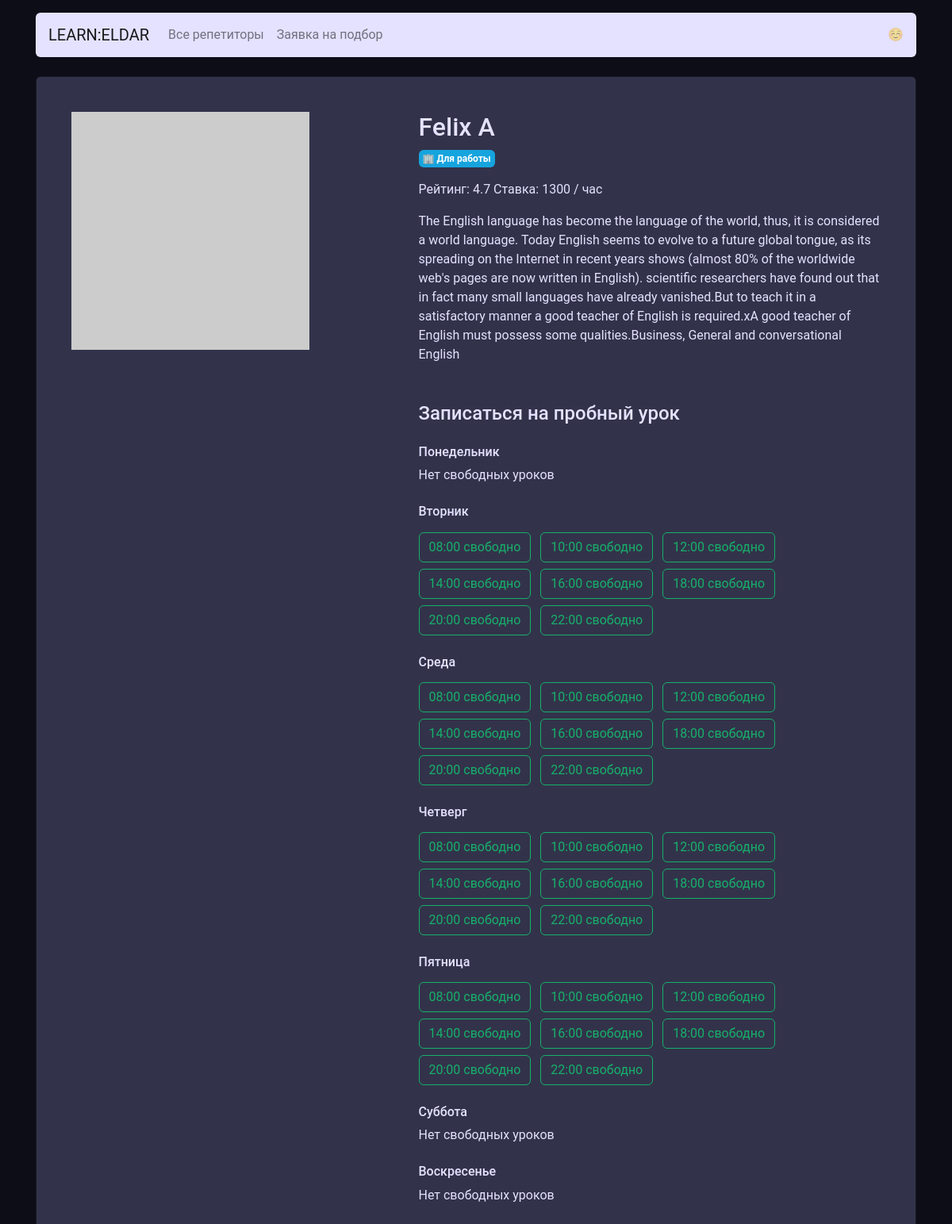
The page /profile/3 on the database its author committed.
### app.py (models this page shows)
class Teachers(db.Model):
    __tablename__ = 'teachers'
    id = db.Column('ID', db.Integer, primary_key=True)
    name = db.Column('Name', db.String)
    about = db.Column('About', db.String)
    rating = db.Column('Rating', db.Float)
    picture = db.Column('Picture', db.String)
    price = db.Column('Price', db.Integer)
    schedule = db.relationship('Schedule', backref='teacher')
    goals = db.relationship('Goals', secondary=teacher_goals_association, backref='teacher')
    booking = db.relationship('Booking', backref='teacher')

class Goals(db.Model):
    __tablename__ = 'goals'
    id = db.Column('ID', db.Integer, primary_key=True)
    goal_slug = db.Column('Goal slug', db.String)
    goal_text = db.Column('Goal text', db.String)

class Schedule(db.Model):
    __tablename__ = 'schedule'
    id = db.Column('ID', db.Integer, primary_key=True)
    week_day = db.Column('Week Day', db.String)
    timing = db.Column('Timing', db.String)
    teacher_id = db.Column('Teacher ID', db.Integer, db.ForeignKey('teachers.ID', ondelete='CASCADE'))

### app.py (the view)
@app.route('/profile/<int:id>')
def profiles_render(id):
    teacher_slots = db.session.query(Schedule).filter(Schedule.teacher_id == id).all()
    slots = {'mon': [], 'tue': [], 'wed': [], 'thu': [], 'fri': [], 'sat': [], 'sun': []}
    teacher_id = db.session.query(Teachers).get_or_404(id)
    for i in teacher_slots:
        slots[i.week_day].append(i.timing)
    return render_template('profile.html',
                           teacher=teacher_id,
                           teacher_slots=slots,
                           goals=goals,
                           week_days=week_days)

### templates/profile.html
{% extends 'base.html' %} {% block body %}
  <main class="container mt-3">
    <div class="card my-4 mx-auto">
      <div class="card-body m-2 m-md-4">
        <article class="row">
          <div class="col-5"><img src="{{ teacher.picture }}" class="img-fluid" alt=""></div>
          <div class="col-7">
            <section class="teacher=info">
              <h1 class="h2">{{ teacher.name }}</h1>
              <p>
                {% for badge in teacher.goals %}
                  <span class="badge badge-secondary mr-2" style="padding: 5px">
                {{ badge.goal_text }}
                  </span>
                {% endfor %}
              </p>
                <p>Рейтинг: {{ teacher.rating }} Ставка: {{ teacher.price }} / час</p>
                <p>{{ teacher.about }}</p>
            </section>
            <section class="available">
              <h4 class="mb-4 mt-5">Записаться на пробный урок</h4>
              {% for key, value in teacher_slots.items() %}
                <h6 class="mt-4">{{ week_days[key] }}</h6>
              {% if value | length == 0 %}
                <p>Нет свободных уроков</p>
              {% else %}
              {% for slot in value | sort %}
                <a href="/booking/{{teacher.id}}/{{ key }}/{{ slot | replace(':','-') }}"
                   class="btn btn-outline-success mr-2"
                   style="margin-top: 8px">{{ slot }} свободно</a>
              {% endfor %}
              {% endif %}
              {% endfor %}
            </section>
          </div>
        </article>
      </div>
    </div>
  </main>
{% endblock %}

### rows shown on the page
Teachers: name "Felix A", rating "4.7", price "1300", about "The English language has become the language of the world, thus, it is considered a world language. Today English seems to evolve to a future global tongue, as its spreading on the Internet in recent years shows (almost 80% of the worldwide web's pages are now written in English). scientific researchers have found out that in fact many small languages have already vanished.But to teach it in a satisfactory manner a good teacher of English is required.xA good teacher of English must possess some qualities.Business, General and conversational English"
Goals: goal_text "🏢 Для работы"
Schedule: Timing "08:00"
Schedule: Timing "10:00"
Schedule: Timing "12:00"
Schedule: Timing "14:00"
Schedule: Timing "16:00"
Schedule: Timing "18:00"
Schedule: Timing "20:00"
Schedule: Timing "22:00"
Schedule: Timing "08:00"
Schedule: Timing "10:00"
Schedule: Timing "12:00"
Schedule: Timing "14:00"
Schedule: Timing "16:00"
Schedule: Timing "18:00"
Schedule: Timing "20:00"
Schedule: Timing "22:00"
Schedule: Timing "08:00"
Schedule: Timing "10:00"
Schedule: Timing "12:00"
Schedule: Timing "14:00"
Schedule: Timing "16:00"
Schedule: Timing "18:00"
Schedule: Timing "20:00"
Schedule: Timing "22:00"
Schedule: Timing "08:00"
Schedule: Timing "10:00"
Schedule: Timing "12:00"
Schedule: Timing "14:00"
Schedule: Timing "16:00"
Schedule: Timing "18:00"
Schedule: Timing "20:00"
Schedule: Timing "22:00"

### other values the page prints
{{ week_days[key] }} "Понедельник" "Вторник" "Среда" "Четверг" "Пятница" "Суббота" "Воскресенье"
